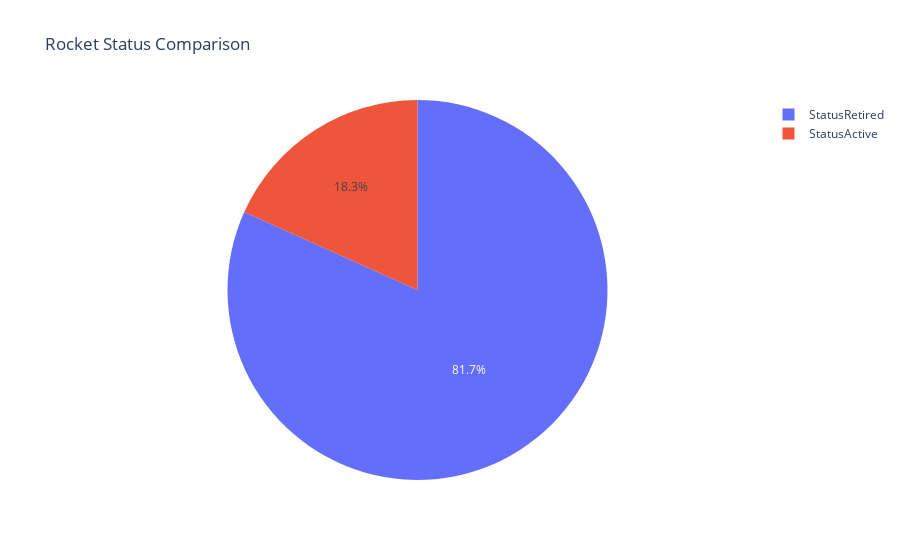

This figure's notebook cell:
### Code cell
fig = px.pie(names=rocket_status.index, values=rocket_status.values,
             title='Rocket Status Comparison')
fig.show()

### Figure 1 — Plotly figure (JSON) as saved in the notebook; plotly's stock layout.template omitted (floating-point values rounded to 4 significant figures)
{"data": [{"domain": {"x": [0, 1], "y": [0, 1]}, "hovertemplate": "label=%{label}<br>value=%{value}<extra></extra>", "labels": ["StatusRetired", "StatusActive"], "legendgroup": "", "name": "", "showlegend": true, "type": "pie", "values": [3534, 790]}], "layout": {"legend": {"tracegroupgap": 0}, "title": {"text": "Rocket Status Comparison"}}}
